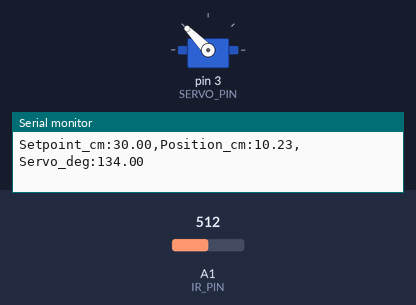
A sketch run on a simulated Arduino Uno, built with avr-gcc and run on an emulated ATmega328P. On the bench: servo, the last lines printed to the serial monitor. The inputs (shaded band) are chosen by the test bench; at power-on: A1 (IR_PIN) = 512.

Above: at 2.2 s.
2.3 s: A1 (IR_PIN) set to 122
At 3.0 s:
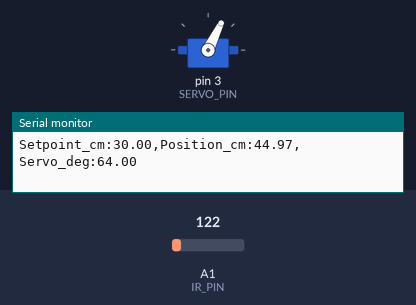
3.9 s: A1 (IR_PIN) set to 306
At 4.9 s:
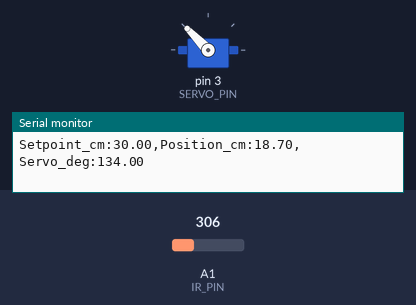
6.9 s: A1 (IR_PIN) set to 30
At 8.0 s:
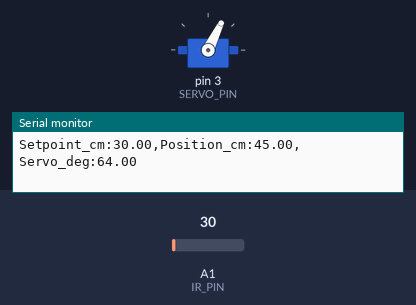
Timing chart, 0 to 9.9 s (numbered marks = the images above; inputs shaded):
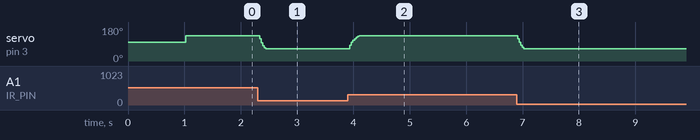

The sketch:

P_controller.ino
```cpp
#include <Servo.h>

// --- Pin Definitions ---
const int IR_PIN = A1;
const int SERVO_PIN = 3;

// --- Mechanical & Calibration Constants ---
const float SERVO_FLAT_ANGLE = 99.0; // Servo angle (deg) where beam is horizontal (alpha = 0)
const float MAX_TILT_DEG = 35.0;     // Safety saturation limit (+/- deg from flat)
const int DIRECTION = 1;             // Set to -1 if servo rotation direction is inverted

// --- Controller Gains & Reference (from Task 3a) ---
const float Kp = 7.0;                // Proportional gain (rad/m)
const float setpoint = 0.30;         // Reference position r(t) = 0.10 m (10 cm)

// --- Timing & Filter Variables ---
const unsigned long SAMPLE_TIME_MS = 20; // 50 Hz control loop
unsigned long lastTime = 0;
float filteredDistance = 0.10;
const float ALPHA_DIST = 0.25;       // EMA filter weight for noisy IR sensor

Servo beamServo;

float readDistanceMeters() {
  int adc = analogRead(IR_PIN);
  if (adc < 40) adc = 40; // Prevent divide-by-zero
  // Sharp GP2Y0A21YK0F approximation in meters (adjust if using a different IR model)
  float dist_cm = 29.988 * pow(adc * (5.0 / 1023.0), -1.173);
  return constrain(dist_cm / 100.0, 0.02, 0.45);
}

void setup() {
  Serial.begin(19200);
  beamServo.attach(SERVO_PIN);
  beamServo.write((int)SERVO_FLAT_ANGLE);
  filteredDistance = readDistanceMeters();
  delay(1000); // Wait for beam to settle
  lastTime = millis();
}

void loop() {
  unsigned long now = millis();
  if (now - lastTime >= SAMPLE_TIME_MS) {
    lastTime = now;

    // 1. Read and filter ball position 'a' (in meters)
    float rawDistance = readDistanceMeters();
    filteredDistance = (ALPHA_DIST * rawDistance) + ((1.0 - ALPHA_DIST) * filteredDistance);

    // 2. Compute error e(t) = r(t) - a(t)
    float error = setpoint - filteredDistance;

    // 3. Proportional Control Law: u(t) = Kp * e(t) [in radians]
    float theta_rad = Kp * error;

    // 4. Convert radians to degrees and apply servo limits
    float theta_deg = theta_rad * (180.0 / PI);
    float servoCommand = SERVO_FLAT_ANGLE + (DIRECTION * theta_deg);
    servoCommand = constrain(servoCommand, SERVO_FLAT_ANGLE - MAX_TILT_DEG, SERVO_FLAT_ANGLE + MAX_TILT_DEG);

    beamServo.write((int)servoCommand);

    // 5. Log data for Arduino Serial Plotter (Setpoint_cm, Position_cm, Servo_deg)
    Serial.print("Setpoint_cm:"); Serial.print(setpoint * 100.0); Serial.print(",");
    Serial.print("Position_cm:"); Serial.print(filteredDistance * 100.0); Serial.print(",");
    Serial.print("Servo_deg:");   Serial.println(servoCommand);
  }
}
```

Measured:
- after the input at 2.3 s, servo on pin 3 (SERVO_PIN): 134° → 64° at once
- after the input at 3.9 s, servo on pin 3 (SERVO_PIN): moves from 64° to 134° over 0.22 s, starting at once
- after the input at 6.9 s, servo on pin 3 (SERVO_PIN): 134° → 64° at once
